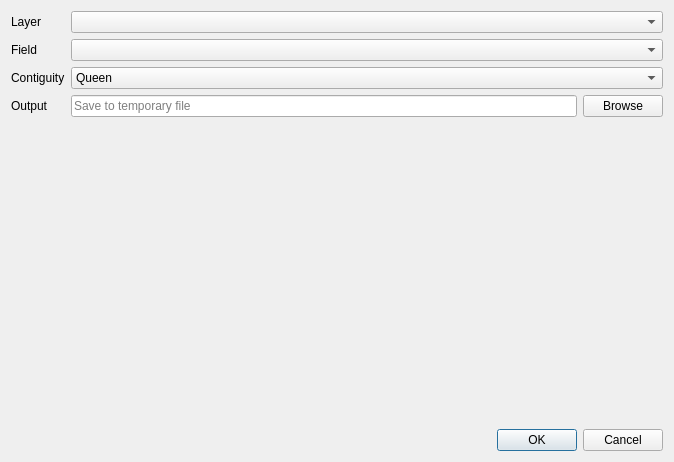
<?xml version="1.0" encoding="UTF-8"?>
<ui version="4.0">
 <class>Autocorrelation</class>
 <widget class="QWidget" name="Autocorrelation">
  <property name="windowModality">
   <enum>Qt::NonModal</enum>
  </property>
  <property name="geometry">
   <rect>
    <x>0</x>
    <y>0</y>
    <width>674</width>
    <height>462</height>
   </rect>
  </property>
  <property name="sizePolicy">
   <sizepolicy hsizetype="Expanding" vsizetype="Preferred">
    <horstretch>0</horstretch>
    <verstretch>0</verstretch>
   </sizepolicy>
  </property>
  <property name="contextMenuPolicy">
   <enum>Qt::DefaultContextMenu</enum>
  </property>
  <property name="windowTitle">
   <string>Autocorrelation</string>
  </property>
  <layout class="QVBoxLayout" name="verticalLayout">
   <property name="sizeConstraint">
    <enum>QLayout::SetDefaultConstraint</enum>
   </property>
   <item>
    <layout class="QFormLayout" name="formLayout">
     <property name="fieldGrowthPolicy">
      <enum>QFormLayout::AllNonFixedFieldsGrow</enum>
     </property>
     <item row="2" column="0">
      <widget class="QLabel" name="label">
       <property name="text">
        <string>Layer</string>
       </property>
      </widget>
     </item>
     <item row="2" column="1">
      <widget class="QgsMapLayerComboBox" name="cbx_aggregation_layer">
       <property name="sizePolicy">
        <sizepolicy hsizetype="Expanding" vsizetype="Fixed">
         <horstretch>0</horstretch>
         <verstretch>0</verstretch>
        </sizepolicy>
       </property>
      </widget>
     </item>
     <item row="3" column="0">
      <widget class="QLabel" name="label_4">
       <property name="text">
        <string>Field</string>
       </property>
      </widget>
     </item>
     <item row="3" column="1">
      <widget class="QgsFieldComboBox" name="cbx_indicator_field">
       <property name="sizePolicy">
        <sizepolicy hsizetype="Expanding" vsizetype="Fixed">
         <horstretch>0</horstretch>
         <verstretch>0</verstretch>
        </sizepolicy>
       </property>
      </widget>
     </item>
     <item row="12" column="1">
      <layout class="QHBoxLayout" name="horizontalLayout_6">
       <item>
        <widget class="QLineEdit" name="le_output_filepath">
         <property name="placeholderText">
          <string>Save to temporary file</string>
         </property>
        </widget>
       </item>
       <item>
        <widget class="QPushButton" name="button_browse">
         <property name="text">
          <string>Browse</string>
         </property>
        </widget>
       </item>
      </layout>
     </item>
     <item row="8" column="0">
      <widget class="QLabel" name="label_3">
       <property name="text">
        <string>Contiguity</string>
       </property>
      </widget>
     </item>
     <item row="8" column="1">
      <widget class="QComboBox" name="cbx_contiguity">
       <property name="enabled">
        <bool>true</bool>
       </property>
       <property name="sizePolicy">
        <sizepolicy hsizetype="Expanding" vsizetype="Fixed">
         <horstretch>0</horstretch>
         <verstretch>0</verstretch>
        </sizepolicy>
       </property>
       <property name="minimumSize">
        <size>
         <width>104</width>
         <height>0</height>
        </size>
       </property>
       <item>
        <property name="text">
         <string>Queen</string>
        </property>
       </item>
       <item>
        <property name="text">
         <string>Rook</string>
        </property>
       </item>
      </widget>
     </item>
     <item row="12" column="0">
      <widget class="QLabel" name="label_8">
       <property name="text">
        <string>Output</string>
       </property>
      </widget>
     </item>
    </layout>
   </item>
   <item>
    <widget class="QDialogButtonBox" name="button_box_ok">
     <property name="orientation">
      <enum>Qt::Horizontal</enum>
     </property>
     <property name="standardButtons">
      <set>QDialogButtonBox::Cancel|QDialogButtonBox::Ok</set>
     </property>
    </widget>
   </item>
  </layout>
 </widget>
 <customwidgets>
  <customwidget>
   <class>QgsFieldComboBox</class>
   <extends>QComboBox</extends>
   <header>qgis.gui</header>
  </customwidget>
  <customwidget>
   <class>QgsMapLayerComboBox</class>
   <extends>QComboBox</extends>
   <header>qgis.gui</header>
  </customwidget>
 </customwidgets>
 <resources/>
 <connections>
  <connection>
   <sender>cbx_aggregation_layer</sender>
   <signal>layerChanged(QgsMapLayer*)</signal>
   <receiver>cbx_indicator_field</receiver>
   <slot>setLayer(QgsMapLayer*)</slot>
   <hints>
    <hint type="sourcelabel">
     <x>390</x>
     <y>27</y>
    </hint>
    <hint type="destinationlabel">
     <x>390</x>
     <y>61</y>
    </hint>
   </hints>
  </connection>
 </connections>
</ui>
